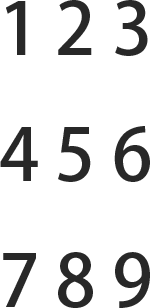
#> input picture input.png, 150 x 308 px
$ python pngSplit.py
#> lines starting #> are read from the running program, lines starting #| are printed output that depends on the picture
from PIL import Image

input = "./input.png"
output = "./output{}.png"
subImageCount = 0
XSHIFT = [0, 0, 1, -1]
YSHIFT = [1, -1, 0, 0]


def findSubImagePixel(image: Image, visitMap, x, y) -> tuple:
    subImagePixels = list()
    needVisitPos = [(x, y)]
    minPosX, minPosY = image.size[0], image.size[1]
    maxPosX, maxPosY = 0, 0
    while len(needVisitPos) > 0:
        visitPos = needVisitPos[0]
        del needVisitPos[0]
        if visitMap[visitPos[0]][visitPos[1]] == 1:
            continue
        visitMap[visitPos[0]][visitPos[1]] = 1
        subImagePixels.append(
             ((visitPos[0], visitPos[1]),
              image.getpixel((visitPos[0], visitPos[1])))
            )
        minPosX = min(minPosX, visitPos[0])
        minPosY = min(minPosY, visitPos[1])
        maxPosX = max(maxPosX, visitPos[0])
        maxPosY = max(maxPosY, visitPos[1])
        for i in range(4):
            adjoinPosX = visitPos[0] + XSHIFT[i]
            adjoinPosY = visitPos[1] + YSHIFT[i]
            if (
                adjoinPosX >= 0 and adjoinPosX < image.size[0]
                and adjoinPosY >= 0 and adjoinPosY < image.size[1]
                and visitMap[adjoinPosX][adjoinPosY] == 0
                and image.getpixel((adjoinPosX, adjoinPosY))[3] != 0
            ):
                needVisitPos.append((adjoinPosX, adjoinPosY))
    return (subImagePixels,
            (minPosX, minPosY),
            (maxPosX - minPosX + 1, maxPosY - minPosY + 1)
            )


def createSubImage(subImagePixel, base, size):
    global subImageCount
    try:
        subImage = Image.new(mode="RGBA", size=size, color=(0, 0, 0, 0))
    except Exception as e:
        print(e)
        return
    for i in subImagePixel:
        subImage.putpixel((i[0][0] - base[0], i[0][1] - base[1]), i[1])
    subImage.save(output.format(subImageCount))
    subImage.close()
    subImageCount += 1


def pngSplit():
    try:
        image = Image.open(input).convert("RGBA")
#> image is the input picture: PIL image 150x308 RGBA; mean R, G, B, A 6.8, 6.8, 6.8, 38.9
    except Exception as e:
        print(e)
        return
    visitMap = []
    for i in range(image.size[0]):
        visitMap.append([0] * image.size[1])
    for i in range(image.size[0]):
        for j in range(image.size[1]):
            if visitMap[i][j] == 1:
                continue
            if image.getpixel((i, j))[3] != 0:
                createSubImage(*findSubImagePixel(image, visitMap, i, j))
#> this loop made 150 passes
#> pass 1, in createSubImage, `subImage.save(output.format(subImageCount))`:
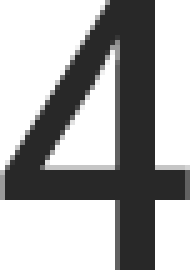
#> saved as output0.png: PIL image 38x54 RGBA (shown 5 times larger); mean R, G, B, A 17.2, 17.2, 17.2, 101.2; transparent parts drawn white
    image.close()


if __name__ == "__main__":
    pngSplit()
